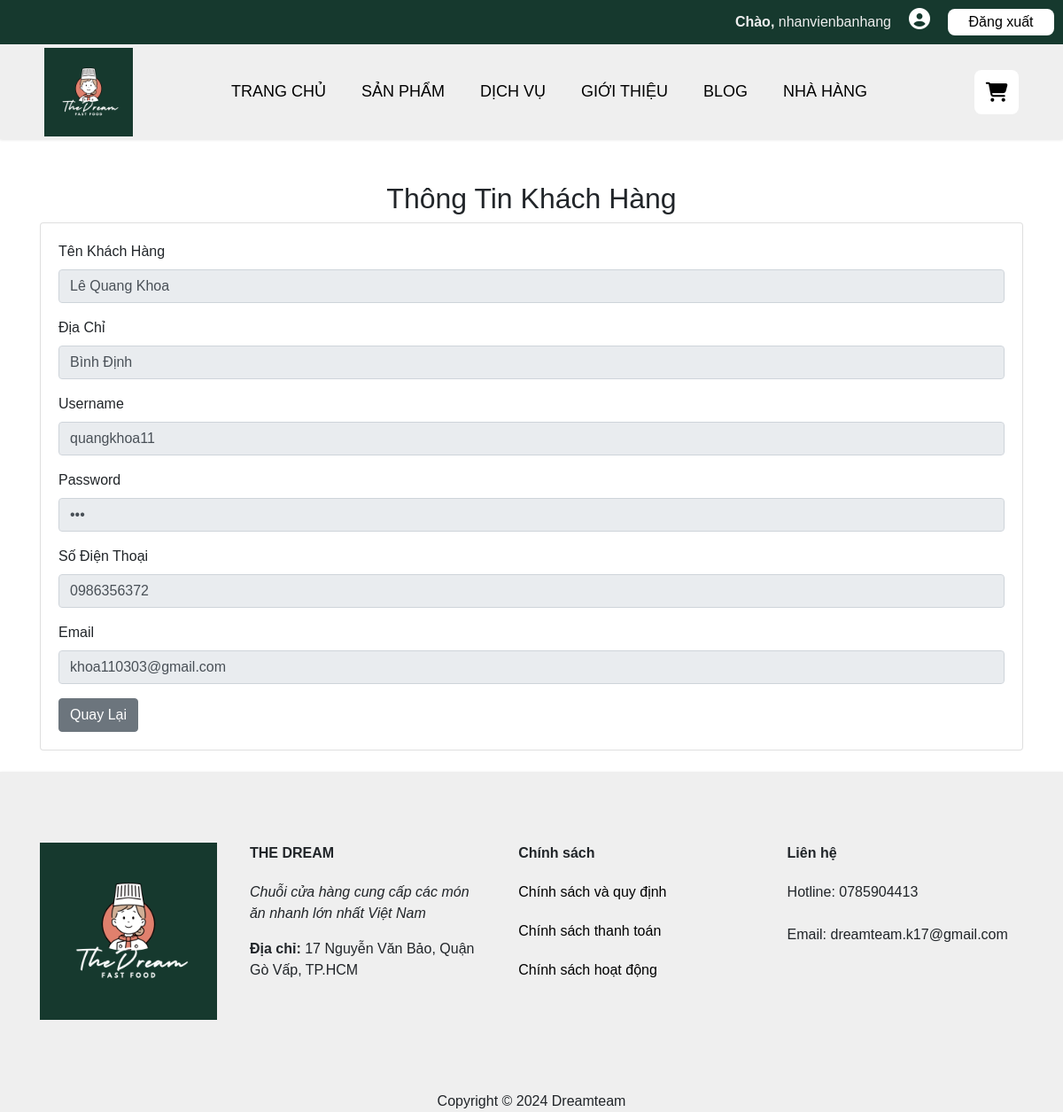
Page /index.php?page=xemkhachhang&cate=2 (signed in) on the committed database.
### tables this page shows
CREATE TABLE `khachhang` (
  `MaKH` int(11) NOT NULL,
  `TenKH` varchar(50) NOT NULL,
  `Username` varchar(50) NOT NULL,
  `Password` varchar(50) NOT NULL,
  `SDT` varchar(20) NOT NULL,
  `Email` varchar(50) NOT NULL,
  `DiaChi` varchar(50) NOT NULL
);

### class/classdb.php (called while the page is built, shortened)
<?php
    class database{
        private function ketnoi(){
            $conn=new mysqli("localhost","root","","thedreamteam");
            if($conn->connect_error){
                echo "Kết nối thất bại!";
                exit();
            }
            else{
                return $conn;
            }
        }
        public function xuatdulieu($sql){
            $link=$this->ketnoi();
            $arr=array();
            $result=$link->query($sql);
            if($result->num_rows){
                while($row=$result->fetch_assoc())
                $arr[]=$row;
            return $arr;
            }
            else{
                return 0;
            }
        }
    }
?>

### class/classxuly.php (called while the page is built, shortened)
<?php
    class xuly extends database{
        public function danhsachkhachhang($id =''){
            if($id){
                $sql="select * from khachhang where MaKH='$id'";
            }else{
                $sql="select * from khachhang";
            }
            return $this->xuatdulieu($sql);
        }
    }
?>

### page/xemkhachhang/index.php (the view)
<?php
    include("class/classxuly.php");
    $obj=new xuly();
    $khachhang=$obj->danhsachkhachhang($cate);
?>
<section>
        <div class="container mt-5">
            <h2 class="text-center">Thông Tin Khách Hàng</h2>
            <div class="card mb-4">
                <div class="card-body">
                    <form  method="post" enctype="multipart/form-data">
                        <div class="form-group">
                            <label for="employeeName">Tên Khách Hàng</label>
                            <input type="text" class="form-control" disabled name="tennv" value="<?=$khachhang[0]['TenKH'] ?>">
                        </div>
                        <div class="form-group">
                            <label for="address">Địa Chỉ</label>
                            <input type="text" class="form-control"  name="diachi" value="<?=$khachhang[0]['DiaChi'] ?>" disabled>
                        </div>
                        <div class="form-group">
                            <label for="phone">Username</label>
                            <input type="text" class="form-control" name="username" value="<?=$khachhang[0]['Username'] ?>" disabled>
                        </div>
                        <div class="form-group">
                            <label for="phone">Password</label>
                            <input type="password" class="form-control"name="password" value="<?=$khachhang[0]['Password'] ?>" disabled>
                        </div>
                        <div class="form-group">
                            <label for="phone">Số Điện Thoại</label>
                            <input type="tel" class="form-control" name="sdt" value="<?=$khachhang[0]['SDT'] ?>" disabled>
                        </div>
                        <div class="form-group">
                            <label for="phone">Email</label>
                            <input type="text" class="form-control" name="email" value="<?=$khachhang[0]['Email'] ?>" disabled>
                        </div>
                        <a href="index.php?page=quanlykhachhang" class="btn btn-secondary">Quay Lại</a>
                    </form>
                </div>
            </div>
        </div>
    </section>

### assets/css/home.css (style rules this page uses)
a { color: black; }
* { box-sizing: border-box; margin: 0px; font-family: var(--font); }
a { text-decoration: none; }
:root { --font: "DM Sans", sans-serif; }
.container { width: 100%; max-width: 1140px; margin-left: auto; margin-right: auto; }

### assets/css/carousel.css (style rules this page uses)
a { color: black; }

### assets/css/dichvu.css (style rules this page uses)
input::placeholder, textarea::placeholder { color: rgb(255, 192, 117); opacity: 1; }

### rows in the picture
khachhang: tennv "Lê Quang Khoa", diachi "Bình Định", username "quangkhoa11", sdt "0986356372", email "khoa110303@gmail.com"

### other values in the picture
$_SESSION['username'] "nhanvienbanhang"
